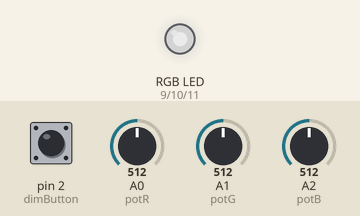
Bench run of a sketch on a simulated Arduino Uno, built with avr-gcc and run on an emulated ATmega328P. On the bench: an RGB LED mixed from three pins (HIGH = lit). The inputs (shaded band) are chosen by the test bench; at power-on: A0 (potR) = 512, A1 (potG) = 512, A2 (potB) = 512, pin 2 (dimButton) HIGH. Dim RGB values are drawn brighter than linear.

Above: at 1.2 s.
1.3 s: A0 (potR) set to 716
At 2.0 s:
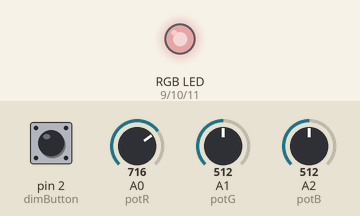
2.8 s: A1 (potG) set to 716
At 3.1 s:
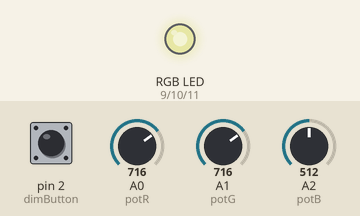
4.3 s: A2 (potB) set to 716
At 5.3 s:
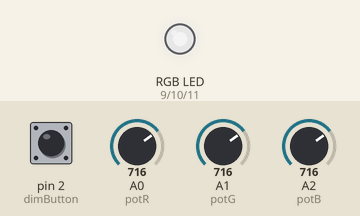
5.8 s: A0 (potR) set to 900
At 6.4 s:
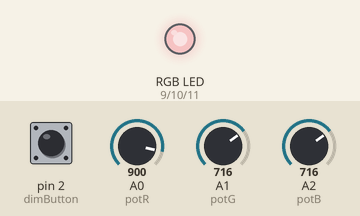
7.3 s: A1 (potG) set to 900
At 8.5 s:
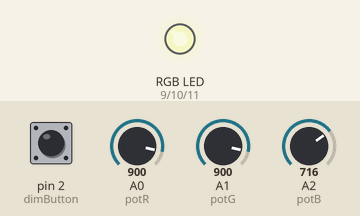
8.8 s: A2 (potB) set to 900
At 9.2 s:
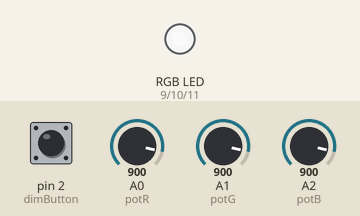
Timing chart, 0 to 11.3 s (numbered marks = the images above; inputs shaded):
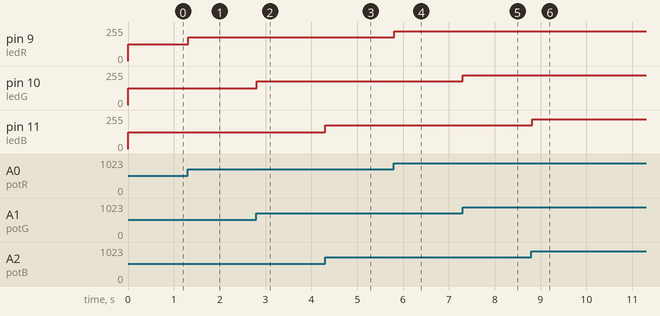

Measured:
- after the input at 1.3 s, pin 9 (ledR): 127/255 → 178/255 at once
- after the input at 2.8 s, pin 10 (ledG): 127/255 → 178/255 at once
- after the input at 4.3 s, pin 11 (ledB): 127/255 → 178/255 at once
- after the input at 5.8 s, pin 9 (ledR): 178/255 → 224/255 at once
- after the input at 7.3 s, pin 10 (ledG): 178/255 → 224/255 at once
- after the input at 8.8 s, pin 11 (ledB): 178/255 → 224/255 at once

The sketch:

2.2.ino
```cpp
// RGB LED with 4 legs (common cathode)

// Potentiometers
int potR = A0;
int potG = A1;
int potB = A2;

// RGB LED pins (PWM)
int ledR = 9;
int ledG = 10;
int ledB = 11;

// Optional dim button
int dimButton = 2;
bool dimPressed = false;
int lastButtonState = HIGH;

void setup() {
  pinMode(ledR, OUTPUT);
  pinMode(ledG, OUTPUT);
  pinMode(ledB, OUTPUT);
  pinMode(dimButton, INPUT_PULLUP);
}

void loop() {
  // Read potentiometers
  int rVal = map(analogRead(potR), 0, 1023, 0, 255);
  int gVal = map(analogRead(potG), 0, 1023, 0, 255);
  int bVal = map(analogRead(potB), 0, 1023, 0, 255);

  // Read dim button (toggle)
  int buttonState = digitalRead(dimButton);
  if (buttonState == LOW && lastButtonState == HIGH) {
    dimPressed = !dimPressed;
  }
  lastButtonState = buttonState;

  // Apply dim
  if (dimPressed) {
    rVal /= 2;
    gVal /= 2;
    bVal /= 2;
  }

  // Set LED color
  analogWrite(ledR, rVal);
  analogWrite(ledG, gVal);
  analogWrite(ledB, bVal);

  delay(20);
}
```
